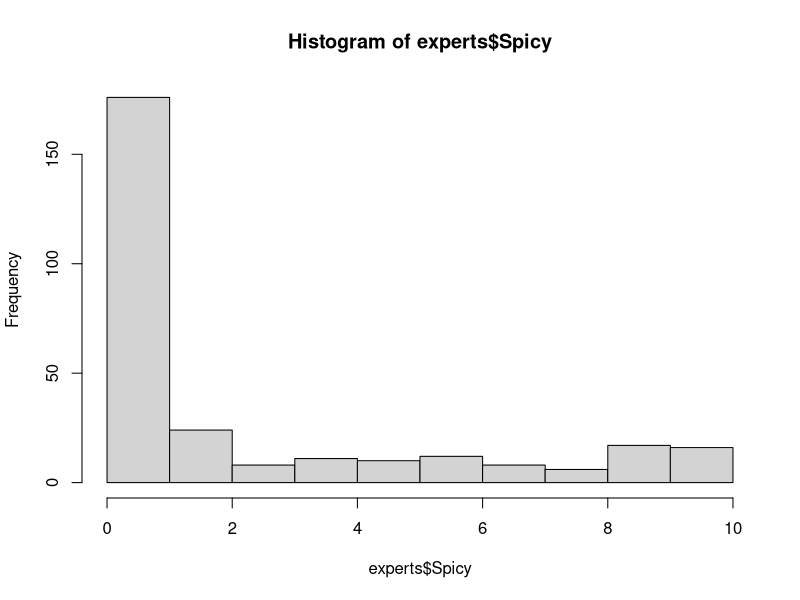
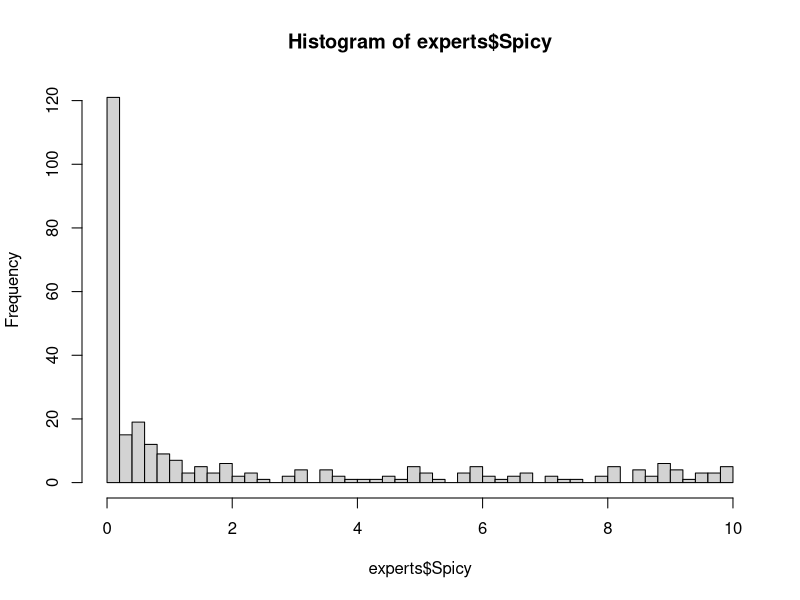
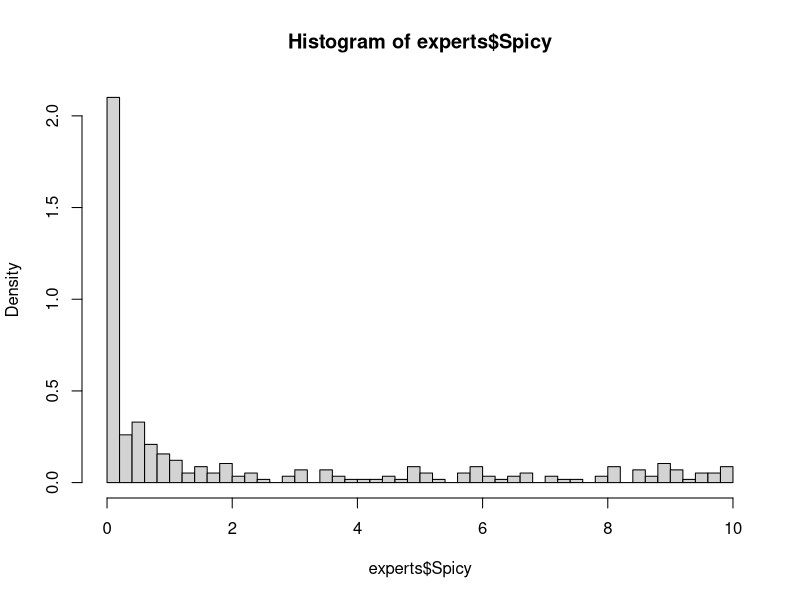
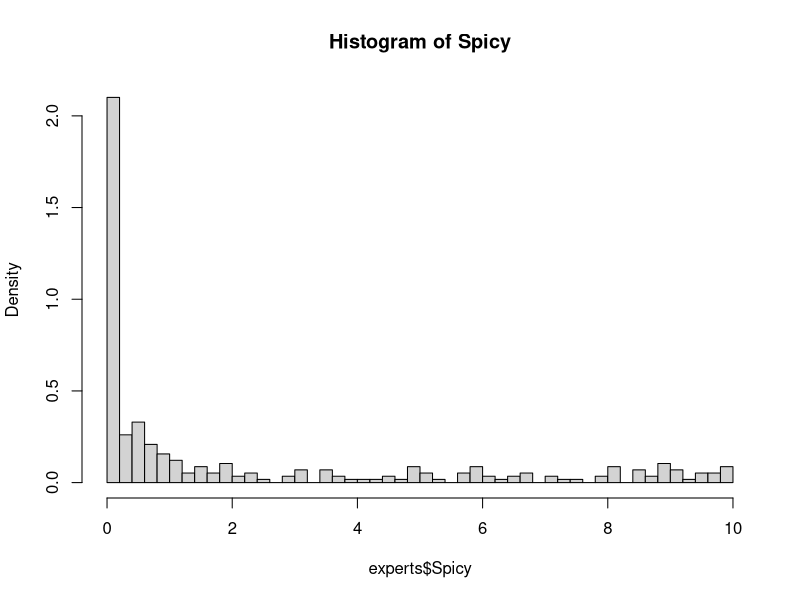
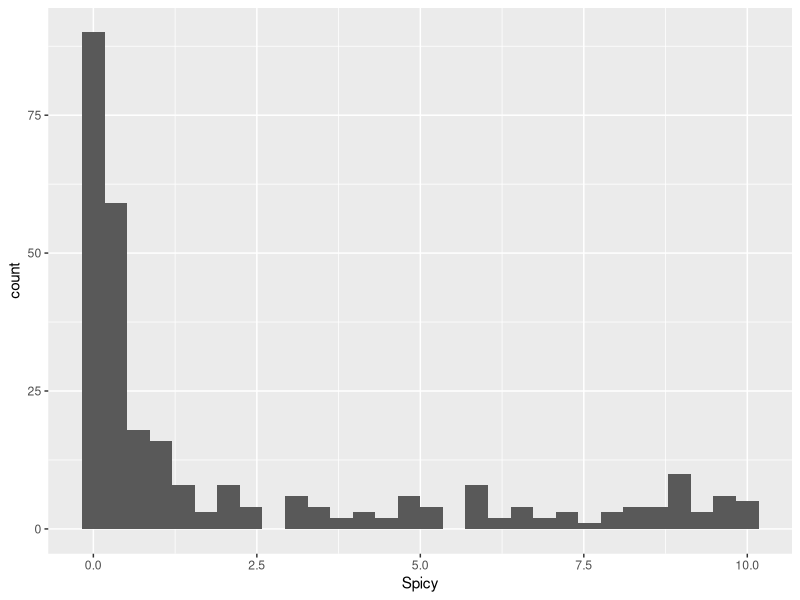
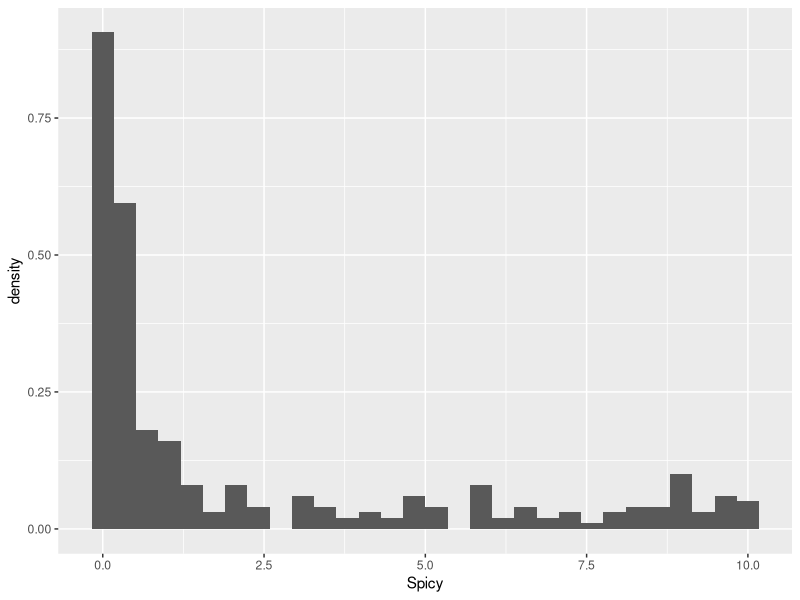
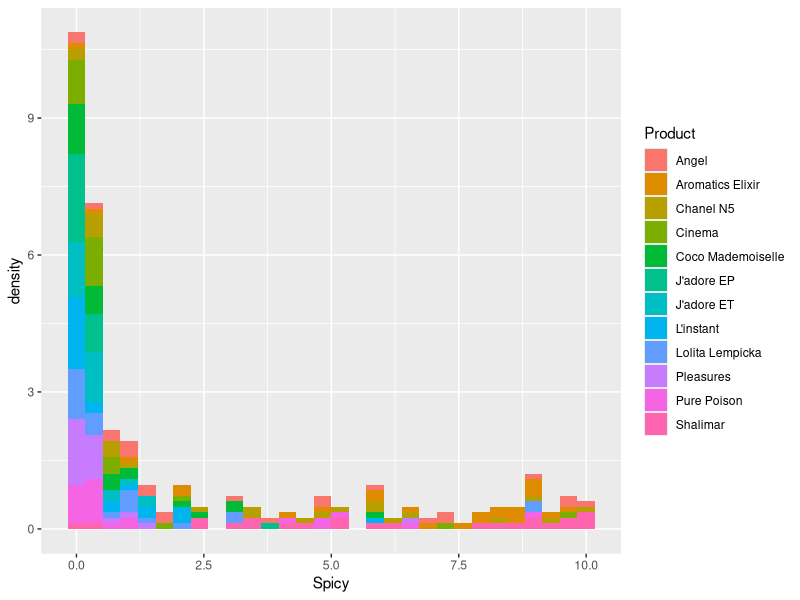
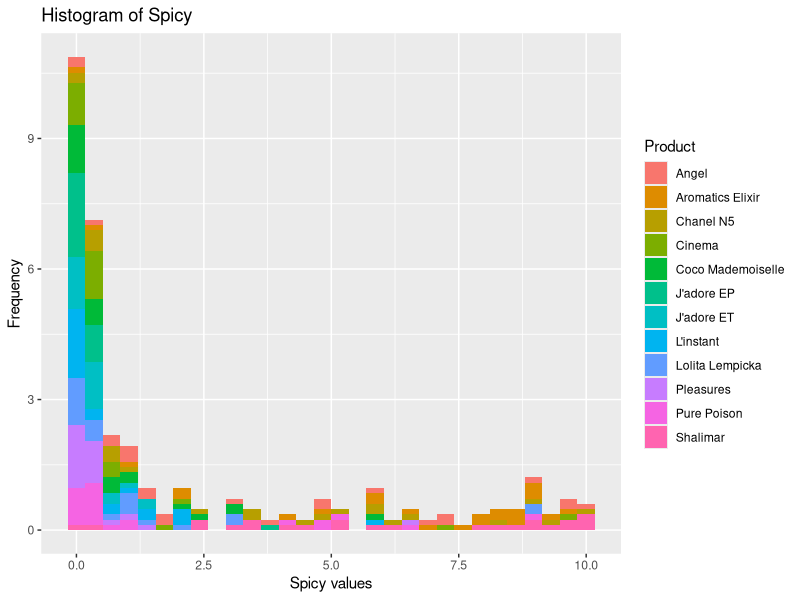

These charts were generated, in order, by the following R code: (Note: this script raises an error after producing the figures.)
## ---- chunk 1
experts <- read.table(file="data/perfumes_qda_experts.csv",header=TRUE, sep=",",quote="\"")
## ---- chunk 2
experts <- read.csv(file = "data/perfumes_qda_experts.csv" )
## ---- chunk 3
summary(experts)
## ---- chunk 4
experts$Product <- as.factor(experts$Product)
experts$Panelist <- as.factor(experts$Panelist)
experts$Session <- as.factor(experts$Session)
experts$Rank <- as.factor(experts$Rank)
## ---- chunk 5
for (col in colnames(experts[,1:4])){
  experts[, col] <- as.factor(experts[, col])
}
## ---- chunk 6
hist(experts$Spicy)
## ---- chunk 7
hist(experts$Spicy, 
     breaks=50)
## ---- chunk 8
hist(experts$Spicy, 
     breaks=50, 
     probability=TRUE)
## ---- chunk 9
hist(experts$Spicy, 
     breaks=50, 
     probability=TRUE,
     main = "Histogram of Spicy")
## ---- chunk 10
library(ggplot2)

ggplot(experts)+
  aes(x=Spicy)+
  geom_histogram()
## ---- chunk 11
ggplot(experts)+
  aes(x=Spicy, y=..density..)+
  geom_histogram()
## ---- chunk 12
ggplot(experts)+
  aes(x=Spicy, y=..density.., fill=Product)+
  geom_histogram()
## ---- chunk 13
ggplot(experts)+
  aes(x=Spicy, y=..density.., fill=Product)+
  geom_histogram() +
  labs(title="Histogram of Spicy" ,x="Spicy values", y = "Frequency")
## ---- chunk 14
d <- density(experts$Spicy) 
plot(d, main = "Density of Spicy") 
## ---- chunk 15
hist(experts$Vanilla, probability = TRUE, main = "Histogram of Vanilla")
lines(density(experts$Vanilla))
## ---- chunk 16
plot(density(experts$Vanilla), col="blue", main="Vanilla and Floral density")
lines(density(experts$Floral), col="red")
## ---- chunk 17
plot(density(experts$Vanilla), col="blue", main="Vanilla and Floral density")
lines(density(experts$Floral), col="red")

legend(x=10, y=0.2, legend=c("Vanilla", "Floral"),col=c("blue", "red"), lty=1)
## ---- chunk 18
ggplot(experts) + 
  aes(x=Vanilla) + 
  geom_density()+
  labs(title="Density of Vanilla" ,x="Vanilla values", y = "Density") 
## ---- chunk 19
ggplot(experts) + 
 aes(x=Vanilla, y=..density..) + 
 geom_histogram()+
 geom_density() +
 labs(title="Density of Vanilla" ,x="Vanilla values", y = "Density")
## ---- chunk 20
ggplot(experts) + 
  aes(x=Vanilla, color=Product) + 
  geom_density() +
  labs(title="Density of Vanilla for each product" ,x="Vanilla values", y = "Density")
## ---- chunk 21
ggplot(experts) + 
  aes(x=Vanilla, fill=Product) + 
  geom_density(alpha=0.5)  +
  labs(title="Density of Vanilla for each product" ,x="Vanilla values", y = "Density")
## ---- chunk 22
descriptors <- data.frame("mean"=double(), "sd"=double(), "median"=double(), "q1"=double(), "q3"=double())
## ---- chunk 23
for (a in 5:16){
  me <- mean(experts[,a])
  sd <- sqrt(var(experts[,a]))
  med <- quantile(experts[,a], 0.5)
  q1 <- quantile(experts[,a], 0.25)
  q3 <- quantile(experts[,a], 0.75)
  descriptors <- rbind(descriptors, c(me, sd, med, q1, q3))
}
## ---- chunk 24
colnames(descriptors) <- c("mean", "sd", "median", "q1", "q3")
rownames(descriptors) <- colnames(experts[,5:16])
## ---- chunk 25
par(mfrow=c(1,3))

for (attribute in colnames(experts[,5:7])){
  boxplot(experts[,attribute], main = attribute)
}
## ---- chunk 26
par(mfrow=c(1,3))

for (attribute in colnames(experts[,5:7])){
  boxplot(experts[,attribute], main = attribute)
  abline(h=mean(experts[,attribute]))
}
## ---- chunk 27
library(gridExtra)

g1 <-  ggplot(experts)+
          aes(y=Spicy)+
          geom_boxplot()

g2 <-  ggplot(experts)+
          aes(y=Heady)+
          geom_boxplot()

g3 <-  ggplot(experts)+
          aes(y=Fruity)+
          geom_boxplot()

grid.arrange(g1,g2,g3, nrow=1, ncol=3)
## ---- chunk 28
d<-density(experts$Vanilla)

# Plot the line
plot(d, main="Vanilla Distribution and quantiles")
q25 <- which.max(cumsum(d$y/sum(d$y)) >= 0.25)
q95 <- which.max(cumsum(d$y/sum(d$y)) >= 0.95)

# Plot the shading
polygon(c(-5, d$x[1:q25], d$x[q25]), c(0, d$y[1:q25], 0), col = 'lightblue')
polygon(c(d$x[q95], d$x[d$x > d$x[q95]], 15),c(0, d$y[d$x > d$x[q95]], 0),col = "lightblue")

# Plot the vline for mean
abline(v=mean(experts$Vanilla))
text(mean(experts$Vanilla),0.2, "mean", pos=2)

# Plot the vline for Q3
abline(v=d$x[q95])
text(d$x[q95],0.2, "Q3", pos=2)

# Plot the vline for Q1
abline(v=d$x[q25])
text(d$x[q25],0.2, "Q1", pos=2)
## ---- chunk 29
mean_vanilla <- mean(experts$Vanilla)

ggplot(experts)+
  aes(x=Vanilla)+
  geom_density()+
  geom_vline(xintercept=mean_vanilla)
## ---- chunk 30
q1 <- quantile(experts$Vanilla, 0.25)
q2 <- quantile(experts$Vanilla, 0.75)

ggplot(experts)+
  aes(x=Vanilla)+
  geom_density()+
  geom_vline(xintercept=q1)+
  geom_vline(xintercept=q2)
## ---- chunk 31
ggplot(experts)+
  aes(x=Vanilla)+
  geom_density(fill='red', alpha=0.5)+
  geom_vline(xintercept=mean_vanilla)
## ---- chunk 32
library(dplyr)

df <- experts %>%  
  # Select 3 products and 1 sensory attribute
  select(c(Product, Floral)) %>% 
  filter(Product == "J'adore ET" | Product == "Angel" | Product == "Chanel N5" ) %>%
  # Add the mean's column
  group_by(Product) %>% 
  mutate(mu=mean(Floral))
## ---- chunk 33
ggplot(df) + 
  aes(x=Floral, color=Product) + 
  geom_density() + 
  geom_vline(aes(xintercept=mu, color=Product)) + 
  labs(title="Density of Floral according three products")
## ---- chunk 34
ggplot(df) + 
  aes(y=Floral, x= Product, color=Product) + 
  geom_boxplot() + 
  labs(title="Boxplot of Floral according three products")
## ---- chunk 35
ggplot(df)+
  aes(y=Floral, x= Product, color=Product) + 
  geom_boxplot() +
  stat_summary(mapping=aes(group=1), fun=mean, geom="line", color="black") + 
  stat_summary(fun=mean, geom="point")
## ---- chunk 36
df <- experts %>%  
  select(c(Product, Floral, Citrus, Spicy, Heady)) %>% 
  filter(Product == "J'adore ET" | Product == "Angel" | Product == "Chanel N5" )
## ---- chunk 37
# First sensory attribute
a1 <- ggplot(df)+
  aes(y=Floral, x= Product, color=Product)+geom_boxplot() + 
  stat_summary(fun=mean, geom="line", aes(group=1), color="black") + 
  stat_summary(fun=mean, geom="point")+
  # Delete the x-axis:
  theme(axis.title.x=element_blank(),
        axis.text.x=element_blank())

# Second sensory attribute
a2 <- ggplot(df)+
  aes(y=Spicy, x= Product, color=Product)+geom_boxplot() + 
  stat_summary(fun=mean, geom="line", aes(group=1), color="black") + 
  stat_summary(fun=mean, geom="point")+
  theme(axis.title.x=element_blank(),
        axis.text.x=element_blank())

# Third sensory attribute
a3 <- ggplot(df)+
  aes(y=Citrus, x= Product, color=Product)+geom_boxplot() + 
  stat_summary(fun=mean, geom="line", aes(group=1), color="black") + 
  stat_summary(fun=mean, geom="point")+
  theme(axis.title.x=element_blank(),
        axis.text.x=element_blank())

# Fourth sensory attribute
a4 <- ggplot(df)+
  aes(y=Heady, x= Product, color=Product)+geom_boxplot() + 
  stat_summary(fun=mean, geom="line", aes(group=1), color="black") + 
  stat_summary(fun=mean, geom="point")+
  theme(axis.title.x=element_blank(),
        axis.text.x=element_blank())

grid.arrange(a1, a2, a3,a4, ncol=2, nrow = 2)
## ---- chunk 38
a1 <- ggplot(df)+
  aes(y=Floral, x= Product, color=Product)+ 
  stat_summary(fun=mean, geom="line", aes(group=1), color="black") + 
  stat_summary(fun=mean, geom="point")+
  theme(axis.title.x=element_blank(),
        axis.text.x=element_blank())

a2 <- ggplot(df)+
  aes(y=Citrus, x= Product, color=Product) + 
  stat_summary(fun=mean, geom="line", aes(group=1), color="black") + 
  stat_summary(fun=mean, geom="point")+
  theme(axis.title.x=element_blank(),
        axis.text.x=element_blank())

a3 <- ggplot(df)+
  aes(y=Spicy, x= Product, color=Product) + 
  stat_summary(fun=mean, geom="line", aes(group=1), color="black") + 
  stat_summary(fun=mean, geom="point")+
  theme(axis.title.x=element_blank(),
        axis.text.x=element_blank())

a4 <- ggplot(df)+aes(y=Heady, x= Product, color=Product) + 
  stat_summary(fun=mean, geom="line", aes(group=1), color="black") + 
  stat_summary(fun=mean, geom="point")+
  theme(axis.title.x=element_blank(),
        axis.text.x=element_blank())

grid.arrange(a1, a2, a3, a4, ncol=2, nrow = 2)
## ---- chunk 39
for (attribute in colnames(df)[-1]){
  df[, attribute] <- df[, attribute]/sd(df[, attribute])
}
## ---- chunk 40
a1 <- ggplot(df)+
  aes(y=Floral, x= Product, color=Product)+ 
  stat_summary(fun=mean, geom="line", aes(group=1), color="black") + 
  stat_summary(fun=mean, geom="point")+
  theme(axis.title.x=element_blank(),
        axis.text.x=element_blank())

a2 <- ggplot(df)+
  aes(y=Citrus, x= Product, color=Product) + 
  stat_summary(fun=mean, geom="line", aes(group=1), color="black") + 
  stat_summary(fun=mean, geom="point")+
  theme(axis.title.x=element_blank(),
        axis.text.x=element_blank())

a3 <- ggplot(df)+
  aes(y=Spicy, x= Product, color=Product) + 
  stat_summary(fun=mean, geom="line", aes(group=1), color="black") + 
  stat_summary(fun=mean, geom="point")+
  theme(axis.title.x=element_blank(),
        axis.text.x=element_blank())

a4 <- ggplot(df)+
  aes(y=Heady, x= Product, color=Product) + 
  stat_summary(fun=mean, geom="line", aes(group=1), color="black") + 
  stat_summary(fun=mean, geom="point")+
  theme(axis.title.x=element_blank(),
        axis.text.x=element_blank())

grid.arrange(a1, a2, a3, a4, ncol=2, nrow = 2)
## ---- chunk 41
means <- df %>% group_by(Product) %>% summarise(
  mean_Spicy=mean(Spicy),
  mean_Citrus=mean(Citrus),
  mean_Floral=mean(Floral)
)
## ---- chunk 42
df.means <- experts %>%  
  select(c(Product, Floral, Citrus, Spicy, Heady, Fruity, Green, Vanilla, Woody)) %>% 
  filter(Product == "J'adore ET" | Product == "Angel" | Product == "Chanel N5" | Product == "Coco Mademoiselle"| Product == "Aromatics Elixir"| Product == "Cinéma"| Product == "J'adore EP"| Product == "Shalimar")

for (attribute in colnames(df.means)[-1]){
  df.means[, attribute] <- df.means[, attribute]/sd(df.means[, attribute])
}

means.V2 <- df.means %>% group_by(Product) %>% summarise(
  mean_Spicy=mean(Spicy),
  mean_Citrus=mean(Citrus),
  mean_Floral=mean(Floral), 
  mean_Heady=mean(Heady), 
  mean_Fruity=mean(Fruity), 
  mean_Green=mean(Green), 
  mean_Vanilla=mean(Vanilla), 
  mean_Woody=mean(Woody)
)
## ---- chunk 43
spicy.matrix <- as.matrix(dist(means.V2$mean_Spicy))
citrus.matrix <- as.matrix(dist(means.V2$mean_Citrus))
floral.matrix <- as.matrix(dist(means.V2$mean_Floral))
heady.matrix <- as.matrix(dist(means.V2$mean_Heady))
fruity.matrix <- as.matrix(dist(means.V2$mean_Fruity))
green.matrix <- as.matrix(dist(means.V2$mean_Green))
Vanilla.matrix <- as.matrix(dist(means.V2$mean_Vanilla))
woody.matrix <- as.matrix(dist(means.V2$mean_Woody))
## ---- chunk 44
a1 <- ggplot(means.V2)+
  aes(x = mean_Spicy, y=mean_Citrus, color=Product)+
  geom_path(aes(group=1),color="black")+
  geom_point()

a2 <- ggplot(means.V2)+
  aes(x = mean_Spicy, y=mean_Floral, color=Product)+
  geom_path(aes(group=1),color="black")+
  geom_point()

a3 <- ggplot(means.V2)+
  aes(x = mean_Citrus, y=mean_Floral, color=Product)+
  geom_path(aes(group=1),color="black")+
  geom_point()

grid.arrange(a1, a2, a3, ncol=2, nrow = 2)
## ---- chunk 45
means.variables <- data.frame(means.V2, row.names = 1)
cov.att <- cov(means.variables)
## ---- chunk 46
dist.prod <- as.matrix(dist(means.variables))
## ---- chunk 47
heatmap(cov.att)
heatmap(dist.prod)
## ---- chunk 48
Products_sc_Mat <- as.matrix(dist(scale(dist.prod))^2)
sum(Products_sc_Mat)/(2*dim(Products_sc_Mat)[1]*(dim(Products_sc_Mat)[1]-1))

Att_sc_Mat <- as.matrix(dist(scale(cov.att))^2)
sum(Att_sc_Mat)/(2*dim(Att_sc_Mat)[1]*(dim(Att_sc_Mat)[1]-1))
## ---- chunk 49
G1 <- as.data.frame(cov.att) %>% select(mean_Citrus, mean_Floral, mean_Fruity, mean_Green)
G2 <- as.data.frame(cov.att) %>% select(mean_Spicy, mean_Heady, mean_Woody, mean_Vanilla)

Att_G1_sc_Mat <- as.matrix(dist(scale(G1))^2)
inertia.G1 <- sum(Att_G1_sc_Mat)/(2*dim(Att_G1_sc_Mat)[1]*(dim(Att_G1_sc_Mat)[1]-1))

Att_G2_sc_Mat <- as.matrix(dist(scale(G2))^2)
inertia.G2 <- sum(Att_G2_sc_Mat)/(2*dim(Att_G2_sc_Mat)[1]*(dim(Att_G2_sc_Mat)[1]-1))

inertia.G1+inertia.G2
## ---- chunk 50
G1 <- as.data.frame(dist.prod) %>% select("Aromatics Elixir", Shalimar, "Chanel N5", Angel)
G2 <- as.data.frame(dist.prod) %>% select(Cinéma, "Coco Mademoiselle", "J'adore EP", "J'adore ET")

Att_G1_sc_Mat <- as.matrix(dist(scale(G1))^2)
inertia.G1 <- sum(Att_G1_sc_Mat)/(2*dim(Att_G1_sc_Mat)[1]*(dim(Att_G1_sc_Mat)[1]-1))

Att_G2_sc_Mat <- as.matrix(dist(scale(G2))^2)
inertia.G2 <- sum(Att_G2_sc_Mat)/(2*dim(Att_G2_sc_Mat)[1]*(dim(Att_G2_sc_Mat)[1]-1))

inertia.G1+inertia.G2
## ---- chunk 51
library(FactoMineR)
res<-PCA(scale(means.variables), graph = FALSE, scale.unit = F)
res$ind$coord
res$var$coord
## ---- chunk 52
svd <- svd(scale(means.variables))
diag <- diag(svd$d)

#Verification
svd$u%*%diag%*%t(svd$v)
scale(as.matrix(means.variables))

#Individuals coordinates
scale(means.variables)%*%svd$v
#Variables coordinates
t(scale(means.variables))%*%svd$u/sqrt(dim(means.variables)[1])

#Comparate with PCA()
res$ind$coord
res$var$coord
## ---- chunk 53
NIPALS <- function(X){
  X = as.matrix(X)
  N = nrow(X)
  M = ncol(X)
  
  D = diag(1/N, N)
  Xini = X
  qrX=qr(X)
  rang = qrX$rank
  vec=matrix(0,nrow=M,ncol=rang) 
  t=X[,1]
  i=1
  
  p=t(X)%*%t%*%(1/(t(t)%*%t))
  p=p/as.numeric(sqrt(t(p)%*%p))
  print(rang)
  while (i<rang+1) {
    norm=1
    while(norm>0.000001){
      t=(X%*%p)%*%(1/(t(p)%*%p))
      p2=t(X)%*%t%*%(1/(t(t)%*%t))
      p2=p2/as.numeric(sqrt(t(p2)%*%p2))
      diff=p2-p
      norm=t(diff)%*%diff
      p=p2
      print(p)
      print(i)
    }
    vec[,i]=p
    X=X-(t%*%t(p))
    i=i+1
  }
  return(vec)
}

NIPALS(means.variables)
svd(means.variables)$v
